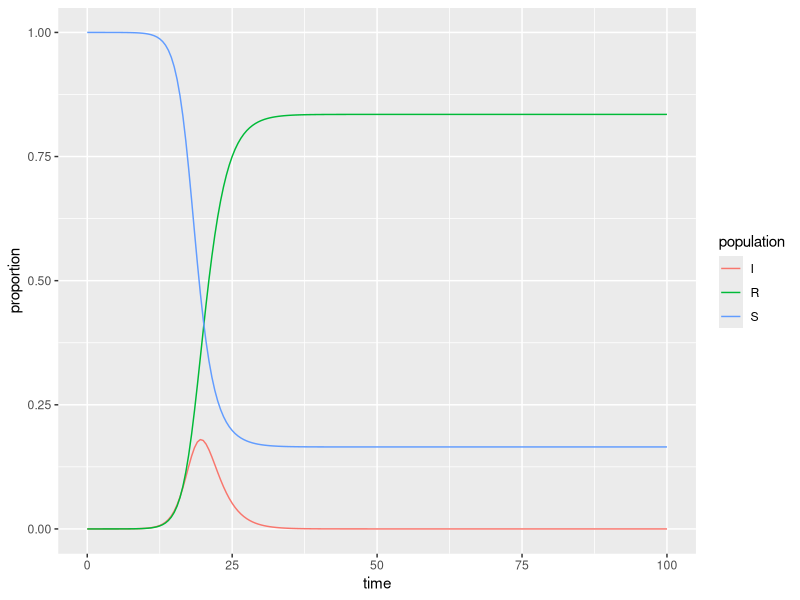

This figure's R source:
## ---- chunk 1
knitr::opts_chunk$set(echo = TRUE)
library(tidyverse)
library(deSolve)
## ---- chunk 2
### Specify parameters

## Proportion in each compartment: Susceptible 0.999999, Infected 0.000001, Recovered 0 (these are directly from the example linked above)
init <- c(S = 1-1e-6, I = 1e-6, R = 0.0)

## beta: infection parameter; gamma: recovery parameter
parameters <- c(beta = 1.316, gamma = 0.61)

## Time frame
times      <- seq(0, 100, by = 0.5)
## ---- chunk 3
## Build the function with all 
sir <- function(time, init, parameters) {

  with(as.list(c(init, parameters)), {

    dS <- -beta * S * I
    dI <-  beta * S * I - gamma * I
    dR <-  gamma * I
    
    return(list(c(dS, dI, dR)))
  })
}
## ---- chunk 4
## Solve using `deSolve::ode()`
approximation <- ode(y = init, times = times, func = sir, parms = parameters)
## ---- chunk 5
## Get output into a data frame
approx_df <- as.data.frame(approximation)

## Pivot longer so R will do the work for us: 
approx_long <- approx_df %>% 
  pivot_longer(cols = S:R, names_to = "population", values_to = "proportion")

## ---- chunk 6
ggplot(data = approx_long, aes(x = time, y = proportion)) +
  geom_line(aes(color = population))
